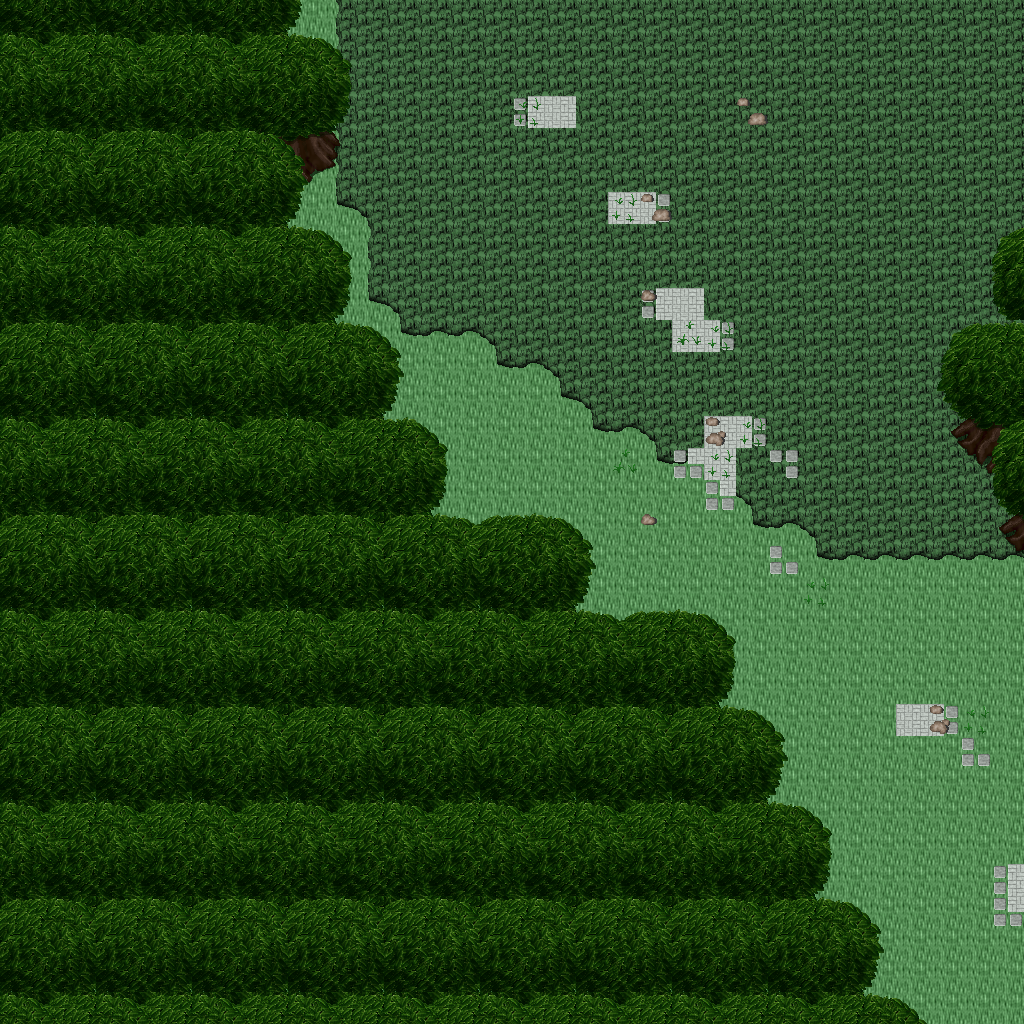

A 2D game scene composited from a Tiled map and its tileset images. What follows is a short description and the map's XML, with each tile layer's data collapsed to a summary:
An orthogonal 32x32 tile map with 32x32 px tiles, 5 tile layers (Ground, Objects, Objects2, Above, ...), 1 hidden layer not drawn, 23 tilesets.

<map version="1.10" tiledversion="1.11.0" orientation="orthogonal" renderorder="right-down" width="32" height="32" tilewidth="32" tileheight="32" infinite="0" nextlayerid="11" nextobjectid="1">
 <tileset firstgid="1" name="ground_ground" tilewidth="32" tileheight="32" tilecount="33" columns="3">
  <image source="../drawable/ground_ground.png" width="96" height="352" />
 </tileset>
 <tileset firstgid="34" name="ground_rock_pebbles" tilewidth="32" tileheight="32" tilecount="3" columns="1">
  <image source="../drawable/ground_rock_pebbles.png" width="32" height="96" />
 </tileset>
 <tileset firstgid="37" name="ground_grass_edges" tilewidth="32" tileheight="32" tilecount="36" columns="12">
  <image source="../drawable/ground_grass_edges.png" width="384" height="96" />
 </tileset>
 <tileset firstgid="73" name="ground_grass_corners" tilewidth="32" tileheight="32" tilecount="24" columns="6">
  <image source="../drawable/ground_grass_corners.png" width="192" height="128" />
 </tileset>
 <tileset firstgid="97" name="plant_tree_tree_darkgreen" tilewidth="32" tileheight="32" tilecount="88" columns="8">
  <image source="../drawable/plant_tree_tree_darkgreen.png" width="256" height="352" />
 </tileset>
 <tileset firstgid="185" name="plant_grasses" tilewidth="32" tileheight="32" tilecount="6" columns="3">
  <image source="../drawable/plant_grasses.png" width="96" height="64" />
 </tileset>
 <tileset firstgid="191" name="plant_bush_bushes" tilewidth="32" tileheight="32" tilecount="10" columns="5">
  <image source="../drawable/plant_bush_bushes.png" width="160" height="64" />
 </tileset>
 <tileset firstgid="201" name="plant_tree_tree_green" tilewidth="32" tileheight="32" tilecount="88" columns="8">
  <image source="../drawable/plant_tree_tree_green.png" width="256" height="352" />
 </tileset>
 <tileset firstgid="289" name="plant_flower_daisy_white" tilewidth="32" tileheight="32" tilecount="8" columns="2">
  <image source="../drawable/plant_flower_daisy_white.png" width="64" height="128" />
 </tileset>
 <tileset firstgid="297" name="object_well" tilewidth="32" tileheight="32" tilecount="4" columns="2">
  <image source="../drawable/object_well.png" width="64" height="64" />
 </tileset>
 <tileset firstgid="301" name="item_corpse_huge_animal" tilewidth="32" tileheight="32" tilecount="16" columns="2">
  <image source="../drawable/item_corpse_huge_animal.png" width="64" height="256" />
 </tileset>
 <tileset firstgid="317" name="item_corpse_skull_pale" tilewidth="32" tileheight="32" tilecount="2" columns="2">
  <image source="../drawable/item_corpse_skull_pale.png" width="64" height="32" />
 </tileset>
 <tileset firstgid="319" name="item_statue_grey_stone" tilewidth="32" tileheight="32" tilecount="4" columns="2">
  <image source="../drawable/item_statue_grey_stone.png" width="64" height="64" />
 </tileset>
 <tileset firstgid="323" name="logic_creature_animal" tilewidth="32" tileheight="32" tilecount="32" columns="8">
  <image source="../drawable/logic_creature_animal.png" width="256" height="128" />
 </tileset>
 <tileset firstgid="355" name="logic_item_resources" tilewidth="32" tileheight="32" tilecount="6" columns="6">
  <image source="../drawable/logic_item_resources.png" width="192" height="32" />
 </tileset>
 <tileset firstgid="361" name="logic_creature_rodent" tilewidth="32" tileheight="32" tilecount="8" columns="8">
  <image source="../drawable/logic_creature_rodent.png" width="256" height="32" />
 </tileset>
 <tileset firstgid="369" name="logic_item_sheepfood" tilewidth="32" tileheight="32" tilecount="1" columns="1">
  <image source="../drawable/logic_item_sheepfood.png" width="32" height="32" />
 </tileset>
 <tileset firstgid="370" name="logic_item_sign" tilewidth="32" tileheight="32" tilecount="1" columns="1">
  <image source="../drawable/logic_item_sign.png" width="32" height="32" />
 </tileset>
 <tileset firstgid="371" name="logic_item_mushroom" tilewidth="32" tileheight="32" tilecount="6" columns="6">
  <image source="../drawable/logic_item_mushroom.png" width="192" height="32" />
 </tileset>
 <tileset firstgid="377" name="logic_collision" tilewidth="32" tileheight="32" tilecount="1" columns="1">
  <image source="../drawable/logic_collision.png" width="32" height="32" />
 </tileset>
 <tileset firstgid="378" name="logic_protection" tilewidth="32" tileheight="32" tilecount="2" columns="2">
  <image source="../drawable/logic_protection.png" width="64" height="32" />
 </tileset>
 <tileset firstgid="380" name="ground_grass_2" tilewidth="32" tileheight="32" tilecount="21" columns="3">
  <image source="../drawable/ground_grass_2.png" width="96" height="224" />
 </tileset>
 <tileset firstgid="401" name="ground_green_paving" tilewidth="32" tileheight="32" tilecount="18" columns="3">
  <image source="../drawable/ground_green_paving.png" width="96" height="192" />
 </tileset>
 <layer id="1" name="Ground" width="32" height="32">
  <data>[1024 cells, 1024 non-empty, 2 distinct tile ids]</data>
 </layer>
 <layer id="2" name="Objects" width="32" height="32">
  <data>[1024 cells, 57 non-empty, 11 distinct tile ids]</data>
 </layer>
 <layer id="3" name="Objects2" width="32" height="32">
  <data>[1024 cells, 25 non-empty, 16 distinct tile ids]</data>
 </layer>
 <layer id="4" name="Above" width="32" height="32">
  <data>[1024 cells, 594 non-empty, 40 distinct tile ids]</data>
 </layer>
 <layer id="5" name="Above2" width="32" height="32">
  <data>[1024 cells, 7 non-empty, 4 distinct tile ids]</data>
 </layer>
 <layer id="6" name="Walkable" width="32" height="32" visible="0">
  <data>[1024 cells, 529 non-empty, 1 distinct tile ids]</data>
 </layer>
 <objectgroup id="7" name="Mapevents" />
 <objectgroup id="8" name="Spawn" />
 <objectgroup id="9" name="Keys" />
 <objectgroup id="10" name="Replace" />
</map>
